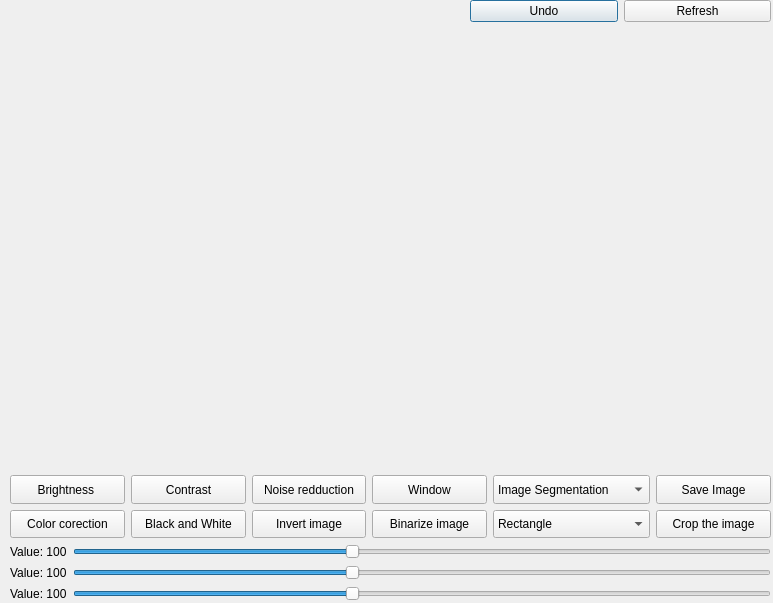
<?xml version="1.0" encoding="UTF-8"?>
<ui version="4.0">
 <class>imageWindow</class>
 <widget class="QDialog" name="imageWindow">
  <property name="geometry">
   <rect>
    <x>0</x>
    <y>0</y>
    <width>773</width>
    <height>603</height>
   </rect>
  </property>
  <property name="windowTitle">
   <string>Edit image</string>
  </property>
  <property name="windowIcon">
   <iconset>
    <normaloff>../../Downloads/352547_edit_mode_icon.png</normaloff>../../Downloads/352547_edit_mode_icon.png</iconset>
  </property>
  <widget class="QWidget" name="widget" native="true">
   <property name="geometry">
    <rect>
     <x>10</x>
     <y>0</y>
     <width>761</width>
     <height>601</height>
    </rect>
   </property>
   <property name="autoFillBackground">
    <bool>false</bool>
   </property>
   <layout class="QVBoxLayout" name="verticalLayout" stretch="0,7,2">
    <property name="sizeConstraint">
     <enum>QLayout::SetDefaultConstraint</enum>
    </property>
    <item>
     <layout class="QHBoxLayout" name="horizontalLayout_2" stretch="0,0,0,0,0">
      <item>
       <widget class="QLabel" name="label_3">
        <property name="text">
         <string/>
        </property>
       </widget>
      </item>
      <item>
       <widget class="QLabel" name="label_2">
        <property name="text">
         <string/>
        </property>
       </widget>
      </item>
      <item>
       <widget class="QLabel" name="label">
        <property name="text">
         <string/>
        </property>
       </widget>
      </item>
      <item>
       <widget class="QPushButton" name="undoButton">
        <property name="text">
         <string>Undo</string>
        </property>
        <property name="icon">
         <iconset>
          <normaloff>../../Downloads/3669186_undo_ic_icon.png</normaloff>../../Downloads/3669186_undo_ic_icon.png</iconset>
        </property>
       </widget>
      </item>
      <item>
       <widget class="QPushButton" name="refreshButton">
        <property name="text">
         <string>Refresh</string>
        </property>
        <property name="icon">
         <iconset>
          <normaloff>../../Downloads/352439_refresh_icon.png</normaloff>../../Downloads/352439_refresh_icon.png</iconset>
        </property>
       </widget>
      </item>
     </layout>
    </item>
    <item>
     <widget class="QLabel" name="imageLabel">
      <property name="sizePolicy">
       <sizepolicy hsizetype="MinimumExpanding" vsizetype="MinimumExpanding">
        <horstretch>0</horstretch>
        <verstretch>0</verstretch>
       </sizepolicy>
      </property>
      <property name="minimumSize">
       <size>
        <width>609</width>
        <height>419</height>
       </size>
      </property>
      <property name="mouseTracking">
       <bool>true</bool>
      </property>
      <property name="frameShape">
       <enum>QFrame::NoFrame</enum>
      </property>
      <property name="text">
       <string/>
      </property>
     </widget>
    </item>
    <item>
     <layout class="QFormLayout" name="formLayout">
      <item row="0" column="0" colspan="2">
       <layout class="QGridLayout" name="gridLayout">
        <item row="0" column="3">
         <widget class="QPushButton" name="windowButton">
          <property name="enabled">
           <bool>true</bool>
          </property>
          <property name="sizePolicy">
           <sizepolicy hsizetype="Minimum" vsizetype="MinimumExpanding">
            <horstretch>0</horstretch>
            <verstretch>0</verstretch>
           </sizepolicy>
          </property>
          <property name="minimumSize">
           <size>
            <width>0</width>
            <height>24</height>
           </size>
          </property>
          <property name="text">
           <string>Window</string>
          </property>
         </widget>
        </item>
        <item row="1" column="3">
         <widget class="QPushButton" name="binarizeButton">
          <property name="sizePolicy">
           <sizepolicy hsizetype="Minimum" vsizetype="MinimumExpanding">
            <horstretch>0</horstretch>
            <verstretch>0</verstretch>
           </sizepolicy>
          </property>
          <property name="text">
           <string>Binarize image</string>
          </property>
         </widget>
        </item>
        <item row="1" column="0">
         <widget class="QPushButton" name="pushButton">
          <property name="sizePolicy">
           <sizepolicy hsizetype="Minimum" vsizetype="MinimumExpanding">
            <horstretch>0</horstretch>
            <verstretch>0</verstretch>
           </sizepolicy>
          </property>
          <property name="text">
           <string>Color corection</string>
          </property>
         </widget>
        </item>
        <item row="1" column="1">
         <widget class="QPushButton" name="algButton1">
          <property name="sizePolicy">
           <sizepolicy hsizetype="Minimum" vsizetype="MinimumExpanding">
            <horstretch>0</horstretch>
            <verstretch>0</verstretch>
           </sizepolicy>
          </property>
          <property name="text">
           <string>Black and White</string>
          </property>
         </widget>
        </item>
        <item row="1" column="2">
         <widget class="QPushButton" name="invertButton">
          <property name="sizePolicy">
           <sizepolicy hsizetype="Minimum" vsizetype="MinimumExpanding">
            <horstretch>0</horstretch>
            <verstretch>0</verstretch>
           </sizepolicy>
          </property>
          <property name="text">
           <string>Invert image</string>
          </property>
         </widget>
        </item>
        <item row="0" column="0">
         <widget class="QPushButton" name="brightnessButton">
          <property name="sizePolicy">
           <sizepolicy hsizetype="Minimum" vsizetype="MinimumExpanding">
            <horstretch>0</horstretch>
            <verstretch>0</verstretch>
           </sizepolicy>
          </property>
          <property name="text">
           <string>Brightness </string>
          </property>
         </widget>
        </item>
        <item row="0" column="2">
         <widget class="QPushButton" name="noiseButton">
          <property name="sizePolicy">
           <sizepolicy hsizetype="Minimum" vsizetype="MinimumExpanding">
            <horstretch>0</horstretch>
            <verstretch>0</verstretch>
           </sizepolicy>
          </property>
          <property name="text">
           <string>Noise redduction</string>
          </property>
         </widget>
        </item>
        <item row="0" column="6">
         <widget class="QPushButton" name="saveButton">
          <property name="sizePolicy">
           <sizepolicy hsizetype="Minimum" vsizetype="MinimumExpanding">
            <horstretch>0</horstretch>
            <verstretch>0</verstretch>
           </sizepolicy>
          </property>
          <property name="text">
           <string>Save Image</string>
          </property>
         </widget>
        </item>
        <item row="0" column="1">
         <widget class="QPushButton" name="contrastButton">
          <property name="sizePolicy">
           <sizepolicy hsizetype="Minimum" vsizetype="MinimumExpanding">
            <horstretch>0</horstretch>
            <verstretch>0</verstretch>
           </sizepolicy>
          </property>
          <property name="text">
           <string>Contrast</string>
          </property>
         </widget>
        </item>
        <item row="1" column="6">
         <widget class="QPushButton" name="cropButton">
          <property name="sizePolicy">
           <sizepolicy hsizetype="Minimum" vsizetype="MinimumExpanding">
            <horstretch>0</horstretch>
            <verstretch>0</verstretch>
           </sizepolicy>
          </property>
          <property name="text">
           <string>Crop the image</string>
          </property>
         </widget>
        </item>
        <item row="1" column="4">
         <widget class="QComboBox" name="comboBox">
          <property name="sizePolicy">
           <sizepolicy hsizetype="Preferred" vsizetype="MinimumExpanding">
            <horstretch>0</horstretch>
            <verstretch>0</verstretch>
           </sizepolicy>
          </property>
          <item>
           <property name="text">
            <string>Rectangle</string>
           </property>
          </item>
          <item>
           <property name="text">
            <string>Circle</string>
           </property>
          </item>
          <item>
           <property name="text">
            <string>Square</string>
           </property>
          </item>
          <item>
           <property name="text">
            <string>Elipse</string>
           </property>
          </item>
         </widget>
        </item>
        <item row="0" column="4">
         <widget class="QComboBox" name="comboBox_2">
          <property name="sizePolicy">
           <sizepolicy hsizetype="Preferred" vsizetype="MinimumExpanding">
            <horstretch>0</horstretch>
            <verstretch>0</verstretch>
           </sizepolicy>
          </property>
          <item>
           <property name="text">
            <string>Image Segmentation</string>
           </property>
          </item>
          <item>
           <property name="text">
            <string>Watershed Algorithm</string>
           </property>
          </item>
          <item>
           <property name="text">
            <string>Canny edge detection</string>
           </property>
          </item>
          <item>
           <property name="text">
            <string>Semantic segmentation</string>
           </property>
          </item>
          <item>
           <property name="text">
            <string>Face Detection</string>
           </property>
          </item>
          <item>
           <property name="text">
            <string>Car Detection</string>
           </property>
          </item>
          <item>
           <property name="text">
            <string>Pedestrian Detection</string>
           </property>
          </item>
         </widget>
        </item>
       </layout>
      </item>
      <item row="1" column="0">
       <widget class="QLabel" name="labelSlider1">
        <property name="text">
         <string>Value: 100</string>
        </property>
       </widget>
      </item>
      <item row="1" column="1">
       <widget class="QSlider" name="horizontalSlider">
        <property name="enabled">
         <bool>true</bool>
        </property>
        <property name="minimum">
         <number>1</number>
        </property>
        <property name="maximum">
         <number>250</number>
        </property>
        <property name="sliderPosition">
         <number>100</number>
        </property>
        <property name="orientation">
         <enum>Qt::Horizontal</enum>
        </property>
       </widget>
      </item>
      <item row="2" column="0">
       <widget class="QLabel" name="labelSlider2">
        <property name="text">
         <string>Value: 100</string>
        </property>
       </widget>
      </item>
      <item row="2" column="1">
       <widget class="QSlider" name="horizontalSlider_2">
        <property name="minimum">
         <number>1</number>
        </property>
        <property name="maximum">
         <number>250</number>
        </property>
        <property name="value">
         <number>100</number>
        </property>
        <property name="orientation">
         <enum>Qt::Horizontal</enum>
        </property>
        <property name="invertedControls">
         <bool>false</bool>
        </property>
       </widget>
      </item>
      <item row="3" column="1">
       <widget class="QSlider" name="horizontalSlider_3">
        <property name="minimum">
         <number>1</number>
        </property>
        <property name="maximum">
         <number>250</number>
        </property>
        <property name="value">
         <number>100</number>
        </property>
        <property name="orientation">
         <enum>Qt::Horizontal</enum>
        </property>
       </widget>
      </item>
      <item row="3" column="0">
       <widget class="QLabel" name="labelSlider3">
        <property name="text">
         <string>Value: 100</string>
        </property>
       </widget>
      </item>
     </layout>
    </item>
   </layout>
  </widget>
 </widget>
 <resources/>
 <connections/>
</ui>
